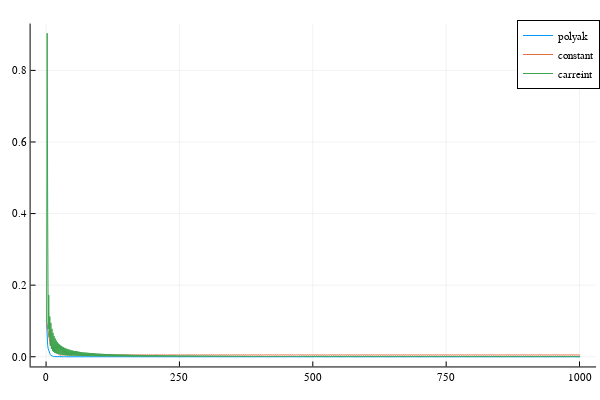

Notebook code for this chart:
### Code cell
Random.seed!(5)
A = 2*randn(3,3)
A = A+transpose(A)
print("A = ") ; show(stdout, "text/plain", A) ; println()
xtilde = 2*randn(3,1)
print("\nxtilde = ") ; show(stdout, "text/plain", xtilde) ; println()
dt = randn(3,3)/10
print("\ndt = ") ; show(stdout, "text/plain", dt) ; println()
b = (A+dt)*xtilde
print("\nb = ") ; show(stdout, "text/plain", b) ; println("\n")

# polyak step
Δ, f_computations_list = algo_sous_gradient(xtilde, A, b, "polyak")
show(stdout, "text/plain", Δ)  ; println("\n")
plot(f_computations_list, label="polyak")

# contant step 
Δ, f_computations_list = algo_sous_gradient(xtilde, A, b, "constant")
show(stdout, "text/plain", Δ)  ; println("\n")
plot!(f_computations_list, label="constant")

# carreint step
Δ, f_computations_list = algo_sous_gradient(xtilde, A, b, "carreint")
show(stdout, "text/plain", Δ)  ; println("\n")
plot!(f_computations_list, label="carreint")

### Figure 1 — Plotly figure (JSON) as saved in the notebook; plotly's stock layout.template omitted (floating-point values rounded to 4 significant figures; data arrays with more than 128 entries replaced by an {"elided": "..."} marker saying what was removed)
{"data": [{"colorbar": {"title": ""}, "legendgroup": "polyak", "line": {"color": "rgba(0, 154, 250, 1.000)", "dash": "solid", "shape": "linear", "width": 1}, "mode": "lines", "name": "polyak", "showlegend": true, "type": "scatter", "x": {"elided": "1001 int values"}, "xaxis": "x1", "y": {"elided": "1001 float values"}, "yaxis": "y1", "zmax": null, "zmin": null}, {"colorbar": {"title": ""}, "legendgroup": "constant", "line": {"color": "rgba(227, 111, 71, 1.000)", "dash": "solid", "shape": "linear", "width": 1}, "mode": "lines", "name": "constant", "showlegend": true, "type": "scatter", "x": {"elided": "1001 int values"}, "xaxis": "x1", "y": {"elided": "1001 float values"}, "yaxis": "y1", "zmax": null, "zmin": null}, {"colorbar": {"title": ""}, "legendgroup": "carreint", "line": {"color": "rgba(62, 164, 78, 1.000)", "dash": "solid", "shape": "linear", "width": 1}, "mode": "lines", "name": "carreint", "showlegend": true, "type": "scatter", "x": {"elided": "1001 int values"}, "xaxis": "x1", "y": {"elided": "1001 float values"}, "yaxis": "y1", "zmax": null, "zmin": null}], "layout": {"annotations": [], "height": 400, "legend": {"bgcolor": "rgba(255, 255, 255, 1.000)", "bordercolor": "rgba(0, 0, 0, 1.000)", "borderwidth": 1, "font": {"color": "rgba(0, 0, 0, 1.000)", "family": "sans-serif", "size": 11}, "tracegroupgap": 0, "traceorder": "normal", "x": 1, "xanchor": "auto", "y": 1, "yanchor": "auto"}, "margin": {"b": 20, "l": 0, "r": 0, "t": 20}, "paper_bgcolor": "rgba(255, 255, 255, 1.000)", "plot_bgcolor": "rgba(255, 255, 255, 1.000)", "showlegend": true, "width": 600, "xaxis": {"anchor": "y1", "domain": [0.05101, 0.9934], "gridcolor": "rgba(0, 0, 0, 0.100)", "gridwidth": 0.5, "linecolor": "rgba(0, 0, 0, 1.000)", "mirror": false, "range": [-29, 1031], "showgrid": true, "showline": true, "showticklabels": true, "tickangle": 0, "tickcolor": "rgb(0, 0, 0)", "tickfont": {"color": "rgba(0, 0, 0, 1.000)", "family": "sans-serif", "size": 11}, "tickmode": "array", "ticks": "inside", "ticktext": ["0", "250", "500", "750", "1000"], "tickvals": [0, 250, 500, 750, 1000], "title": "", "titlefont": {"color": "rgba(0, 0, 0, 1.000)", "family": "sans-serif", "size": 15}, "type": "-", "visible": true, "zeroline": false, "zerolinecolor": "rgba(0, 0, 0, 1.000)"}, "yaxis": {"anchor": "x1", "domain": [0.03762, 0.9902], "gridcolor": "rgba(0, 0, 0, 0.100)", "gridwidth": 0.5, "linecolor": "rgba(0, 0, 0, 1.000)", "mirror": false, "range": [-0.02711, 0.9309], "showgrid": true, "showline": true, "showticklabels": true, "tickangle": 0, "tickcolor": "rgb(0, 0, 0)", "tickfont": {"color": "rgba(0, 0, 0, 1.000)", "family": "sans-serif", "size": 11}, "tickmode": "array", "ticks": "inside", "ticktext": ["0.0", "0.2", "0.4", "0.6", "0.8"], "tickvals": [0, 0.2, 0.4, 0.6, 0.8], "title": "", "titlefont": {"color": "rgba(0, 0, 0, 1.000)", "family": "sans-serif", "size": 15}, "type": "-", "visible": true, "zeroline": false, "zerolinecolor": "rgba(0, 0, 0, 1.000)"}}}
